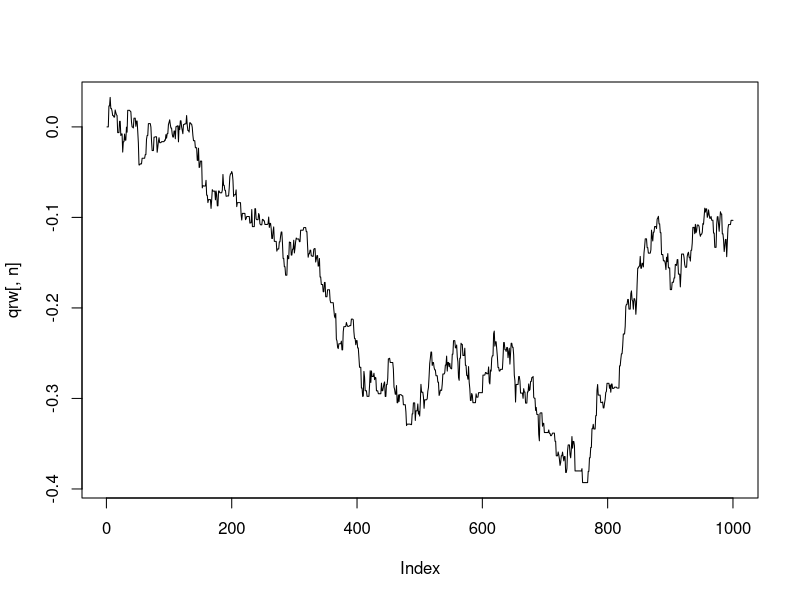
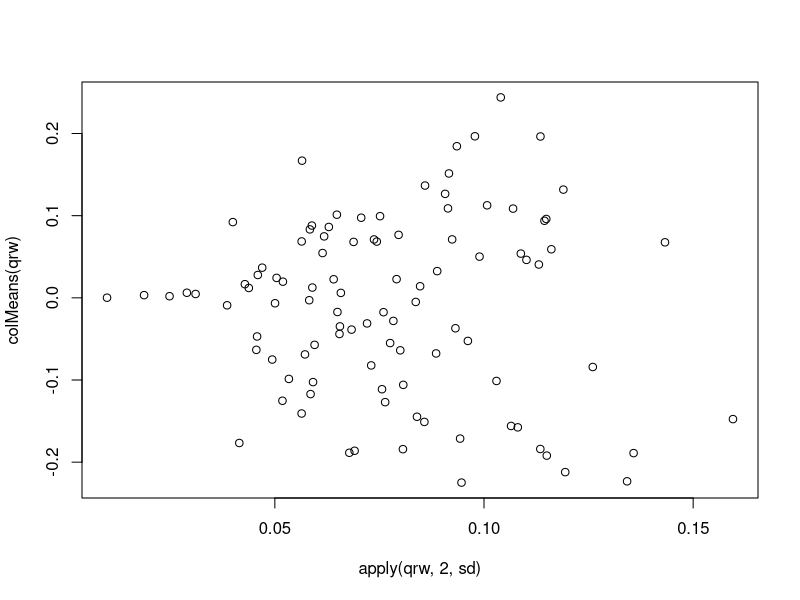
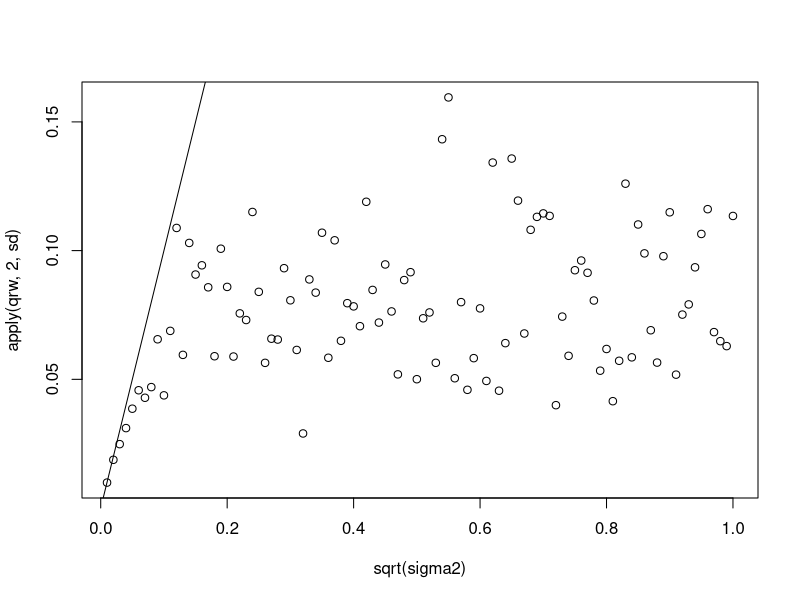
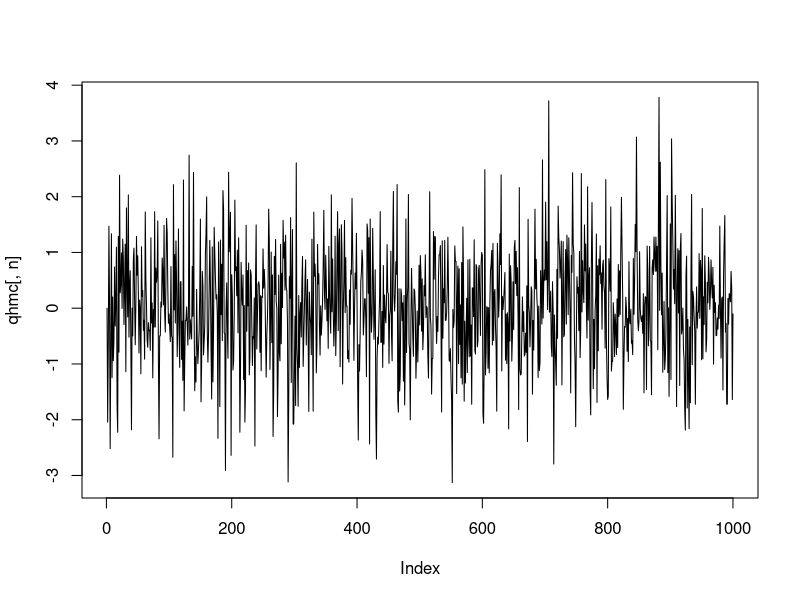
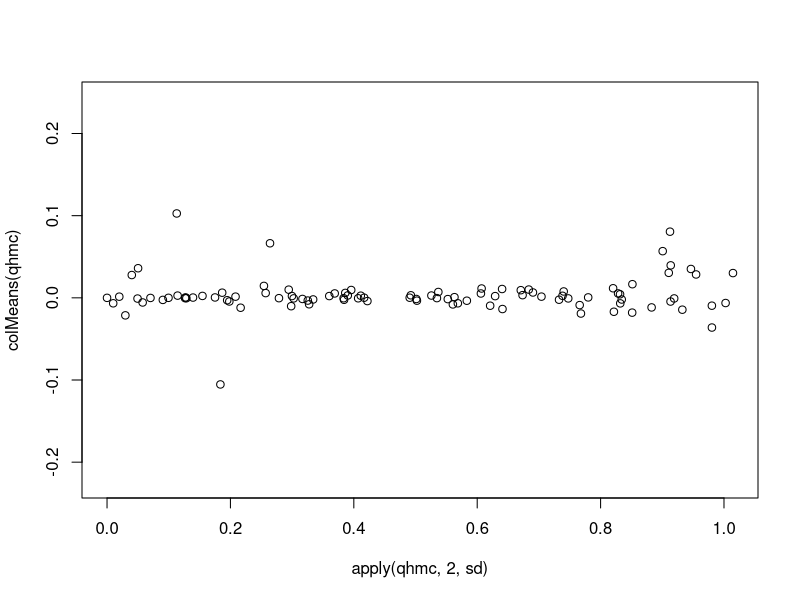
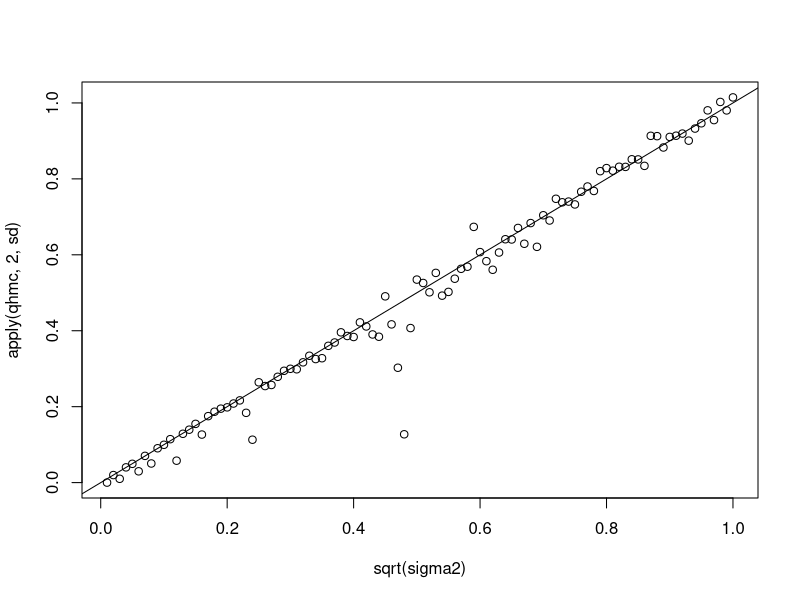

The R source for these figures, in order:
# [ Hamiltonian MCMC: simple example ]

# Euclidean-Gaussian kinetics: mass matrix `M` is fixed
leapfrog <- function (grad_V, M, epsilon, T, q, p) {
  qt <- q; pt <- p
  pt <- pt - epsilon / 2 * grad_V(qt) # first half-step
  for (t in 1:(T - 1)) {
    qt <- qt + epsilon * pt / M
    pt <- pt - epsilon * grad_V(qt)
  }
  qt <- qt + epsilon * pt / M
  pt <- pt - epsilon / 2 * grad_V(qt) # last half-step
  list(q = qt, p = pt)
}

# Example
neg_log_gaussian <- function (mu, sigma2)
  function (x) sum((x - mu) ^ 2 / sigma2) / 2
grad_neg_log_gaussian <- function (mu, sigma2)
  function (x) (x - mu) / sigma2

sigma2 <- seq(.01, 1, by = .01) ^ 2
n <- length(sigma2)
mu <- rep(0, n)
V <- neg_log_gaussian(mu, sigma2)
grad_V <- grad_neg_log_gaussian(mu, sigma2)
M <- rep(1, n)
K <- neg_log_gaussian(0, M)
ns <- 1000

# RW
sigma_rw <- .01
q <- matrix(0, nrow = ns, ncol = n)
for (is in 2:ns) {
  q[is,] <- q[is - 1,]
  qc <- rnorm(n, q[is,], sigma_rw)
  logR <- -V(qc) + V(q[is,])
  if (logR >= 0 || log(runif(1)) < logR) q[is,] <- qc
}
qrw <- q
plot(qrw[, n], type = 'l') # trace
plot(apply(qrw, 2, sd), colMeans(qrw))
plot(sqrt(sigma2), apply(qrw, 2, sd)); abline(0, 1)

# Hamiltonian MC
epsilon <- .01; T <- 150
q <- matrix(0, nrow = ns, ncol = n)
for (is in 2:ns) {
  q[is,] <- q[is - 1,]
  pc <- rnorm(n, 0, sqrt(M))
  lf <- leapfrog(grad_V, M, epsilon, T, q[is,], pc)
  logR <- -(V(lf$q) + K(lf$p)) + (V(q[is,]) + K(pc))
  if (logR >= 0 || log(runif(1)) < logR) q[is,] <- lf$q
}
qhmc <- q
plot(qhmc[, n], type = 'l') # trace
plot(apply(qhmc, 2, sd), colMeans(qhmc), ylim = range(colMeans(qrw)))
plot(sqrt(sigma2), apply(qhmc, 2, sd)); abline(0, 1)

